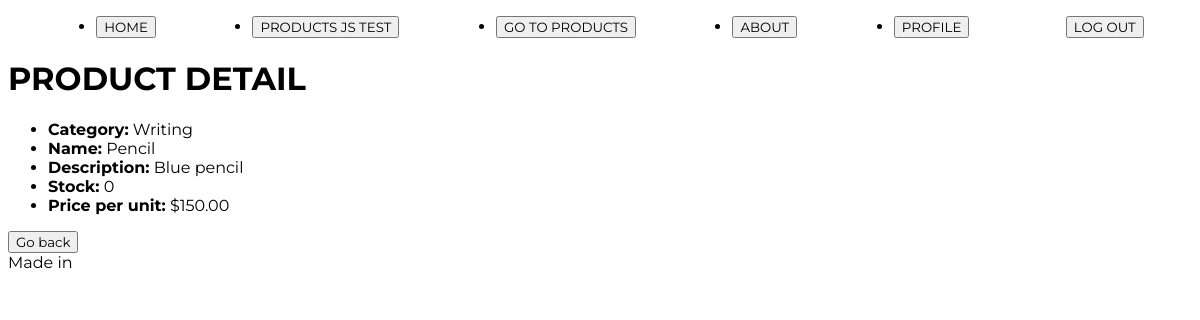
/product/product/detail/5 (signed in), run on the app's committed database.
### product/models.py (models this page shows, shortened)
class Product(models.Model):
    category=models.ForeignKey(Category, on_delete=models.CASCADE, null=True, blank=True, verbose_name='category')
    name = models.CharField(max_length=150, db_index=True) #facilita la búsqueda en la BD
    description = models.TextField(blank=True, null=True, verbose_name='Description') #blank: el campo puede dejarse vacío cuando es True
    price = models.DecimalField(max_digits=10, decimal_places=2)
    stock = models.PositiveIntegerField()
    class Meta: #Se utiliza para definir opciones de configuración adicionales de un modelo
        unique_together = ('category', 'name') #la combinación de los campos debe ser única en la BD
        verbose_name = 'Product' #Define el nombre singular legible del modelo (también usado en el panel de ADMIN)
        verbose_name_plural = 'Products' #Define el nombre plurar legible del modelo (también usado en el panel de ADMIN)

class Category(models.Model):
    name = models.CharField(max_length=255, unique=True)
    description = models.TextField(blank=True, null=True, verbose_name='Description')
    def __str__(self):
        return self.name
    class Meta:
        verbose_name = 'Product categories'

### product/views_models/product.py (the view)
# urls.py: path('product/detail/<int:pk>', product.ProductDetailView.as_view(), name='product_detail'),
class ProductDetailView(DetailView):
    model = models.Product
    template_name = 'product/Product_crud/product_detail.html'

### product/templates/product/Product_crud/product_detail.html
{% extends 'core/base.html' %}
{% block content %}
    <h1>PRODUCT DETAIL</h1>
    <ul>
        <li><strong>Category:</strong> {{ object.category }}</li>
        <li><strong>Name:</strong> {{ object.name }}</li>
        <li><strong>Description:</strong>
        {% if object.description %}
            {{ object.description }}
        {% else %}
            -
        {% endif %}
        </li>
        <li><strong>Stock:</strong> {{ object.stock }}</li>
        <li><strong>Price per unit:</strong> ${{ object.price }}</li>
    </ul>
    <a href="{% url 'product:product_list' %}"><button>Go back</button></a>
{% endblock content %}

### core/static/core/css/styles.css (style rules this page uses)
* { font-family: 'Montserrat', sans-serif; }

### data on the page
Product: category "Writing", name "Pencil", description "Blue pencil", stock "0", price "150.00"
